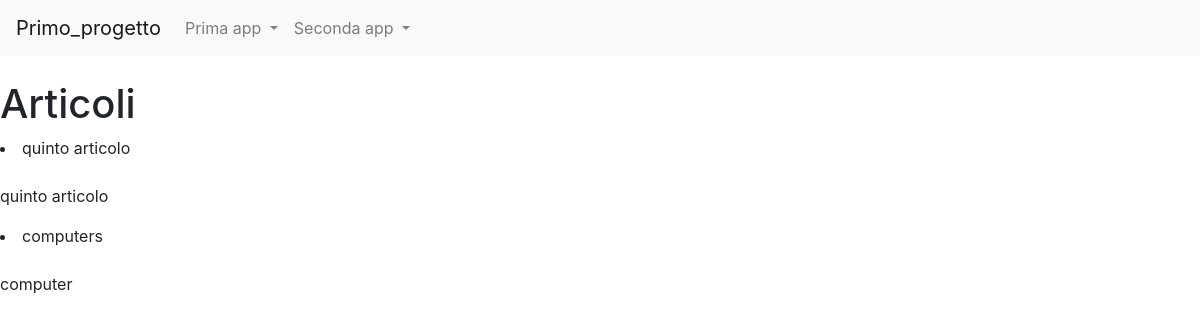
/news/lista_articoli/7, run on the app's committed database.
### news/models.py (models this page shows, shortened)
class Articolo(models.Model):
    titolo = models.CharField(max_length=100)
    contenuto = models.TextField()
    giornalista= models.ForeignKey(Giornalista, on_delete=models.CASCADE, related_name="articoli")
    data= models.DateField(auto_now=True, blank=True)
    visualizzazioni= models.IntegerField(default=0, blank=True)
    class Meta:
        verbose_name = "Articolo"
        verbose_name_plural = "Articoli"

### news/views.py (the view)
# urls.py: path("lista_articoli/<int:pk>", lista_articoli_gionalisti, name="lista_articoli"),
def lista_articoli_gionalisti(request, pk=None):
    if(pk==None):
        articoli=Articolo.objects.all()
    else:
        articoli = Articolo.objects.filter(giornalista_id=pk)
    context = {
        'articoli': articoli,
        'pk': pk,
    }
    return render (request, 'lista_articoli.html', context)

### news/templates/lista_articoli.html (shortened to what this page needs)
{% extends 'base.html' %}
{% block content %}
<h1>Articoli</h1>
{% for articolo in articoli %}
    {% if pk %}
    <li>{{articolo.titolo}}</li>
    <br><p>{{articolo.contenuto}}</p>
    {% else %}
    <li>{{articolo.titolo}}</li>
    <br><p>{{articolo.contenuto}}</p>
{% endif %}
{% endfor %}
{% endblock content %}

### data on the page
Articolo: titolo "quinto articolo", contenuto "quinto articolo"
Articolo: titolo "computers", contenuto "computer"
